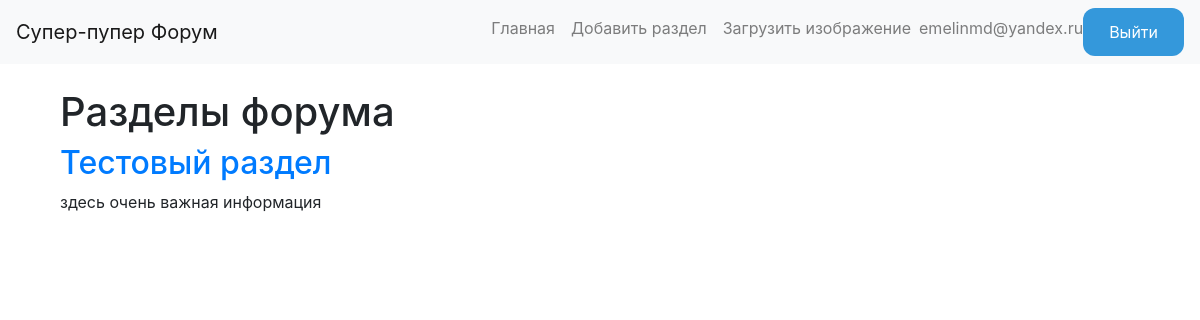
The app's page /index (signed in) with its own data.
### models.py (models this page shows, shortened)
class User(db.Model, UserMixin):
    id = db.Column(db.Integer, primary_key=True)
    email = db.Column(db.String(120), unique=True, nullable=False)
    password_hash = db.Column(db.String(128))

class Section(db.Model):
    id = db.Column(db.Integer, primary_key=True)
    title = db.Column(db.String(100), nullable=False)
    description = db.Column(db.String(255), nullable=True)
    topics = db.relationship('Topic', backref='section', lazy=True)

### server.py (the view)
@app.route('/')
@app.route('/index')
def index():
    sections = Section.query.all()
    return render_template("index.html", sections=sections)

### server.py (called while the page is built)
@login_manager.user_loader
def load_user(user_id):
    return User.query.get(int(user_id))

### templates/index.html
{% extends "base.html" %}
{% block content %}
<div class="container mt-4">
    <h1>Разделы форума</h1>
    {% for section in sections %}
        <div>
            <h2><a href="{{ url_for('section', section_id=section.id) }}">{{ section.title }}</a></h2>
            <p>{{ section.description }}</p>
        </div>
    {% endfor %}
</div>
{% endblock %}

### templates/base.html (shortened to what this page needs)
<!DOCTYPE html>
<html lang="ru">
<head>
    <link rel="stylesheet" href="https://stackpath.bootstrapcdn.com/bootstrap/4.5.2/css/bootstrap.min.css">
    <link rel="stylesheet" href="{{ url_for('static', filename='style.css') }}">
</head>
<body>
<nav class="navbar navbar-expand-lg navbar-light bg-light">
    <a class="navbar-brand" href="/">Супер-пупер Форум</a>
    <div class="collapse navbar-collapse" id="navbarNav">
        <ul class="navbar-nav ml-auto">
            <li class="nav-item">
                <a class="nav-link" href="/">Главная</a>
            </li>
            <li class="nav-item">
                <a class="nav-link" href="/create_section">Добавить раздел</a>
            </li>
            <li class="nav-item">
                <a class="nav-link" href="/upload">Загрузить изображение</a>
            </li>
            {% if current_user.is_authenticated %}
            <span class="navbar-text email-display">{{ current_user.email }}</span>
            <li class="nav-item"><a href="{{ url_for('logout') }}" class="btn btn-custom">Выйти</a></li>
            {% else %}
            <li class="nav-item"><a href="{{ url_for('register_user') }}" class="btn btn-custom">Регистрация</a></li>
            <li class="nav-item"><a href="{{ url_for('login') }}" class="btn btn-custom">Войти</a></li>
            {% endif %}
        </ul>
    </div>
</nav>
<div class="container mt-3">
    {% block content %}{% endblock %}
</div>
</body>
</html>

### static/style.css (style rules this page uses)
.btn-custom { background-color: #3498db; color: white; padding: 10px 24px; border-radius: 12px; border: 2px solid transparent; transition: background-color 0.3s, color 0.3s; }

### records on screen
User: email "emelinmd@yandex.ru"
Section: title "Тестовый раздел", description "здесь очень важная информация"
